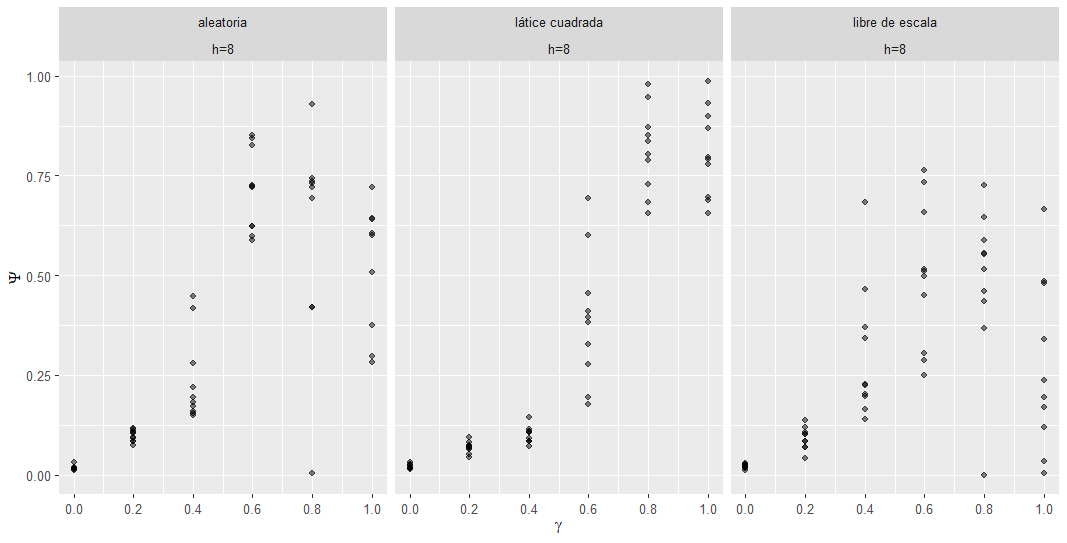

This figure's R source:
library(tidyverse)
library(janitor)

data = read_csv("experiment_tipo_red-table.csv", 
                skip = 6 ) |>
      janitor::clean_names()

data |> 
  filter(step == max(data$step)) |> 
  ggplot(aes(x = gamma, y = psi)) + 
  geom_point(alpha = .5) + 
  facet_grid(. ~ tipo_red + "h=8") + 
  labs(x = expression(gamma), y = expression(Psi) ) + 
  scale_x_continuous(breaks = seq(0,1,by=.2))
